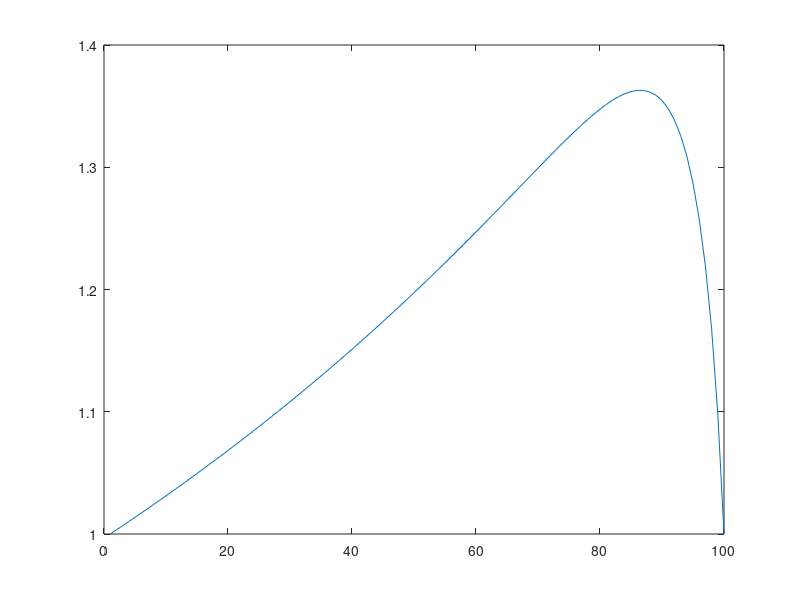

Here is the MATLAB script that generated this plot:
mu=1.7e-5;
U=25;
h0=1e-7;
alpha=0.005;
L=100;
p0=1e5;
xDim=100;
x=linspace(0,L,xDim);
dx=x(2)-x(1);

h=zeros(1,xDim);
dh=zeros(1,xDim);
h=1-(x-100)*tan(alpha);
for i=1:xDim
    dh(i)=-tan(alpha);
end

A=zeros(xDim,xDim);
A(1,1)=1;
A(xDim,xDim)=1;
for i=2:xDim-1
    A(i,i-1)=h(i)*h(i)*h(i)-1.5*h(i)*h(i)*dh(i);
    A(i,i)=-2*h(i)*h(i)*h(i);
    A(i,i+1)=h(i)*h(i)*h(i)+1.5*h(i)*h(i)*dh(i);
end

p=ones(1,xDim);
cc=6*mu*U*dx*dx*dh(1)/(h0*p0);
B=cc*ones(1,xDim);
B(1)=1;
B(xDim)=1;

p=inv(A)*B';

%plot(p);
max(p)
%hold on

%%

p1=zeros(1,xDim);
C=zeros(xDim,xDim);
D=zeros(1,xDim);
C(1,1)=1;
C(xDim,xDim)=1;
err=zeros(1,xDim);
for i=1:xDim
    err(i)=abs(p1(i)-p(i));
end
ferr=max(err);

tstep=0;

while ferr>1e-7
    
    for i=2:xDim-1
          C(i,i-1)=-1.5*h(i)*h(i)*dh(i)*p(i)*dx+h(i)*h(i)*h(i)*p(i)+3*mu*U*h(i)*dx/h0/p0;
          C(i,i)=-2*h(i)*h(i)*h(i)*p(i)-6*mu*U*dh(i)*dx*dx/h0/p0;
          C(i,i+1)=1.5*h(i)*h(i)*dh(i)*p(i)*dx+h(i)*h(i)*h(i)*p(i)-3*mu*U*h(i)*dx/h0/p0;
          D(i)=-h(i)*h(i)*h(i)*0.25*(p(i+1)-p(i-1))*(p(i+1)-p(i-1));
    end
    C(1,1)=1;
    C(xDim,xDim)=1;
    D(1)=1;
    D(xDim)=1;
    p1=inv(C)*D';

   
    

    for i=1:xDim
         err(i)=abs(p1(i)-p(i));
    end
    ferr=max(err);
    p=p1;
    tstep=tstep+1;
end

p3=p;
plot(p);